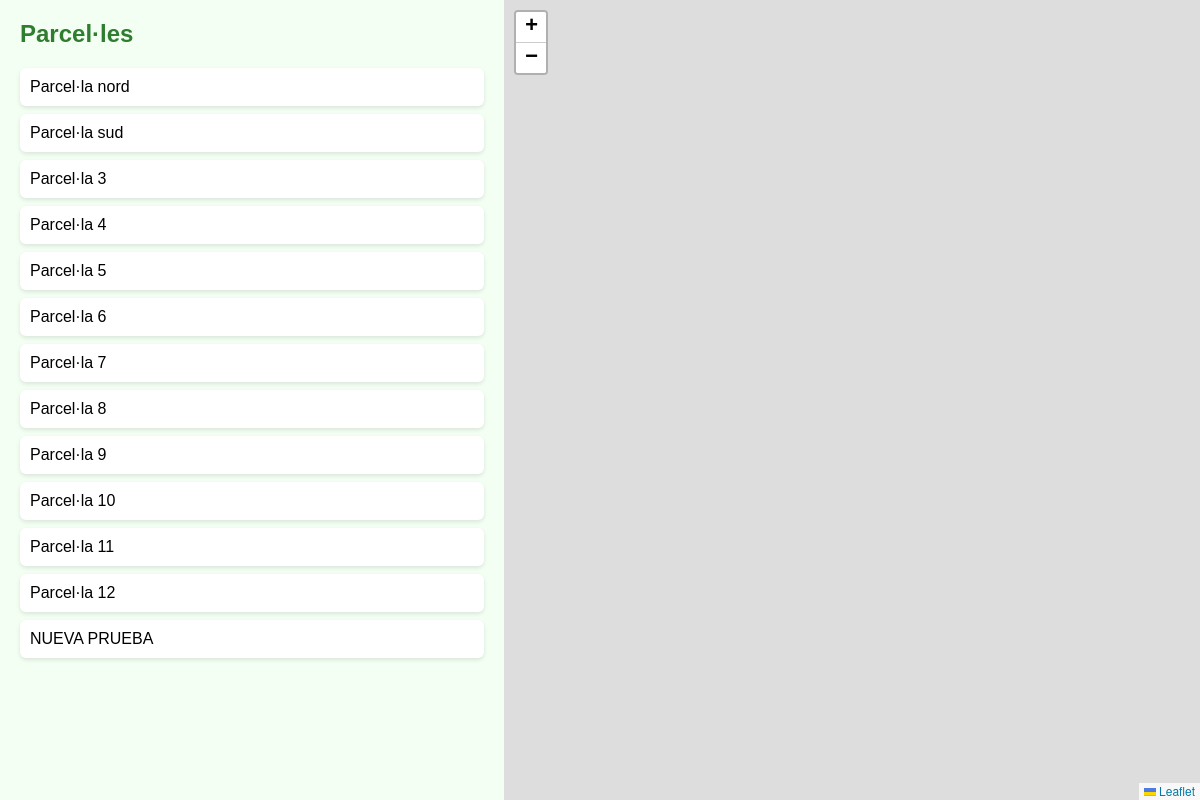
Page /PHP/mapa_parceles.php on the committed database.
### tables this page shows
CREATE TABLE `parcela` (
  `id_parcela` int(11) NOT NULL AUTO_INCREMENT,
  `ref_cadastral` varchar(50) NOT NULL,
  `nom` varchar(100) DEFAULT NULL,
  `superficie` decimal(10,2) DEFAULT NULL,
  `descripcio` text DEFAULT NULL,
  `municipi` varchar(100) DEFAULT NULL,
  `geometria` geometry NOT NULL,
  `geometria_kml` longtext NOT NULL,
  `foto_url` varchar(255) DEFAULT NULL,
  `edafo` text DEFAULT NULL,
  `documentacio` text DEFAULT NULL,
  `created_at` timestamp NULL DEFAULT current_timestamp(),
  `pendent` decimal(5,2) DEFAULT NULL COMMENT 'Percentatge de pendent',
  `orientacio` enum('N','S','E','O','NE','NO','SE','SO') DEFAULT NULL COMMENT 'Orientació dominant',
  PRIMARY KEY (`id_parcela`),
  UNIQUE KEY `ref_cadastral` (`ref_cadastral`),
  SPATIAL KEY `geometria` (`geometria`)
);

### PHP/mapa_parceles.php (the view, shortened to what this page needs)
<?php
$conn = new mysqli("localhost","root","","web");
$res = $conn->query("
SELECT
  p.id_parcela,
  p.ref_cadastral,
  p.nom,
  p.municipi,
  p.superficie,
  ps.tipus_sol,
  p.pendent,
  p.orientacio,
  ST_AsGeoJSON(p.geometria) AS geo
FROM parcela p
LEFT JOIN (
  SELECT ps.id_parcela, GROUP_CONCAT(DISTINCT so.tipus ORDER BY so.tipus SEPARATOR ', ') AS tipus_sol
  FROM parcela_sol ps
  JOIN sol so ON so.id_sol = ps.id_sol
  GROUP BY ps.id_parcela
) ps ON ps.id_parcela = p.id_parcela
");
$rows = [];
while($r = $res->fetch_assoc()){
  $rows[$r['id_parcela']] = $r;
}
?>
<!DOCTYPE html>
<html lang="ca">
<head>
<link rel="stylesheet" href="https://unpkg.com/leaflet@1.9.4/dist/leaflet.css">
</head>
<body>
<div class="container">
  <div class="left">
    <h2>Parcel·les</h2>
    <ul>
      <?php foreach($rows as $id=>$r): ?>
        <li onclick="selectParcela(<?= $id ?>)">
          <?= htmlspecialchars($r['nom']) ?>
        </li>
      <?php endforeach; ?>
    </ul>
  </div>
  <div class="right">
    <div id="map"></div>
  </div>
</div>
</body>
</html>

### PHP/mapa_parceles.php (style rules this page uses)
body { margin:0; font-family:Arial; background:#f4fff4; }
.container { display:flex; height:100vh; }
.left { width:40%; padding:20px; overflow:auto; }
h2 { color:#2f7d2f; margin-top:0; }
ul { list-style:none; padding:0; }
li { padding:10px; background:white; margin-bottom:8px; cursor:pointer; border-radius:6px; box-shadow:0 2px 4px rgba(0,0,0,0.1); }
.right { width:60%; }
#map { width:100%; height:100%; }

### rows in the picture
parcela: nom "Parcel·la nord"
parcela: nom "Parcel·la sud"
parcela: nom "Parcel·la 3"
parcela: nom "Parcel·la 4"
parcela: nom "Parcel·la 5"
parcela: nom "Parcel·la 6"
parcela: nom "Parcel·la 7"
parcela: nom "Parcel·la 8"
parcela: nom "Parcel·la 9"
parcela: nom "Parcel·la 10"
parcela: nom "Parcel·la 11"
parcela: nom "Parcel·la 12"
parcela: nom "NUEVA PRUEBA"
